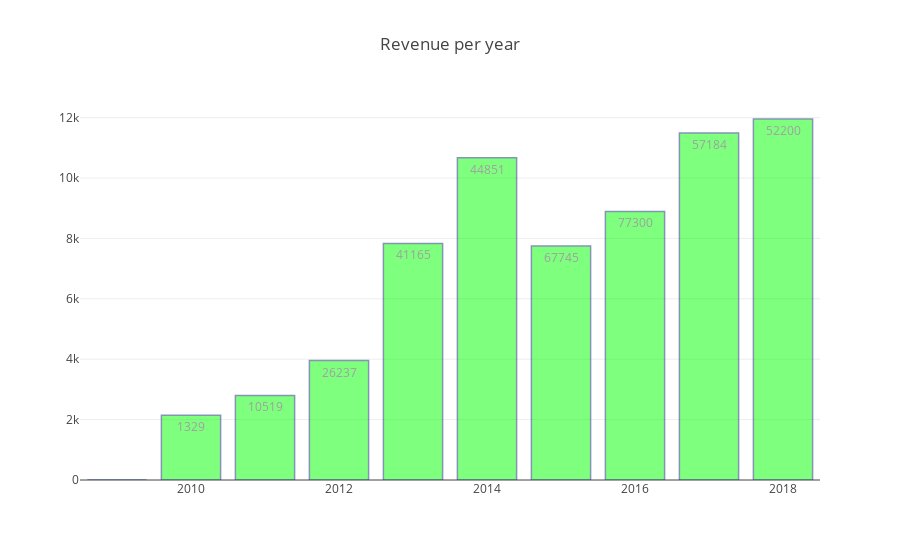

Notebook source saved alongside this figure:
### Code cell
data = [go.Bar(
    x = list(range(2009,2019)),
    y = (kickstart_data.groupby('year')[['pledged']].sum()).pledged/ (kickstart_data['year']).value_counts().sort_index(),
    opacity = 0.5,
    text = (kickstart_data['year']).value_counts().sort_index(),
    textposition = 'top',
    marker=dict(
        color='rgb(0,255,0)',
        line=dict(
            color='rgb(8,48,107)',
            width=1.5),
        ),
)]

layout = go.Layout(
    title='Revenue per year',
)

fig = go.Figure(data=data, layout=layout)
py.offline.iplot(fig, filename='cufflinks/simple')

### Figure 1 — Plotly figure (JSON) as saved in the notebook; plotly's stock layout.template omitted (floating-point values rounded to 4 significant figures)
{"data": [{"marker": {"color": "rgb(0,255,0)", "line": {"color": "rgb(8,48,107)", "width": 1.5}}, "opacity": 0.5, "text": [7, 1329, 10519, 26237, 41165, 44851, 67745, 77300, 57184, 52200, 124], "textposition": "top", "type": "bar", "x": [2009, 2010, 2011, 2012, 2013, 2014, 2015, 2016, 2017, 2018], "y": [0, 2141.0, 2800.0, 3954.0, 7833.0, 10670.0, 7744.0, 8895.0, 11490.0, 11950.0, 509.9]}], "layout": {"title": "Revenue per year"}}
